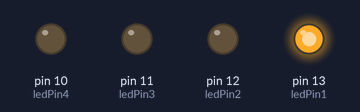
The sketch below on a simulated Arduino Uno, built with avr-gcc and run on an emulated ATmega328P. Parts: output pins drawn as LEDs (lit = HIGH).

Above: at 0.5 s.
At 2.5 s:
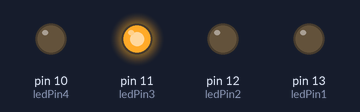
At 4.0 s:
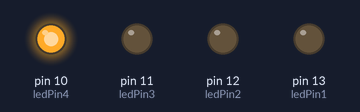
At 9.5 s:
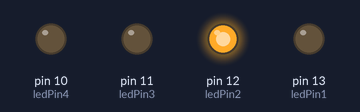
Timing chart, 0 to 10.4 s (numbered marks = the images above):
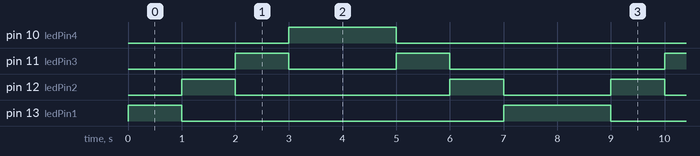

The sketch:

led_pattern1.ino
```cpp
int ledPin1 = 13;
int ledPin2 = 12;
int ledPin3 = 11;
int ledPin4 = 10;

void setup() {
  pinMode(ledPin1 , OUTPUT);
  pinMode(ledPin2 , OUTPUT);
  pinMode(ledPin3 , OUTPUT);
  pinMode(ledPin4 , OUTPUT);
}

void loop() {
    //// ascending pattern/////
    digitalWrite(ledPin1, HIGH);
    delay(1000);
    digitalWrite(ledPin1,LOW) ;
    //////////
     digitalWrite(ledPin2, HIGH);
    delay(1000);
    digitalWrite(ledPin2,LOW) ;
    //////////
     digitalWrite(ledPin3, HIGH);
    delay(1000);
    digitalWrite(ledPin3,LOW) ;
    //////////
     digitalWrite(ledPin4, HIGH);
    delay(1000);
    digitalWrite(ledPin4,LOW) ;
    //////descending pattern///////
    digitalWrite(ledPin4, HIGH);
    delay(1000);
    digitalWrite(ledPin4,LOW) ;
    ////////
    digitalWrite(ledPin3, HIGH);
    delay(1000);
    digitalWrite(ledPin3,LOW) ;
    ////////
    digitalWrite(ledPin2, HIGH);
    delay(1000);
    digitalWrite(ledPin2,LOW) ;
    //////////
    digitalWrite(ledPin1, HIGH);
    delay(1000);
    digitalWrite(ledPin1,LOW) ;
}
```

Measured:
- by itself, pin 10 (ledPin4): alternates HIGH for 2.0 s and LOW for 6.0 s
- by itself, pin 11 (ledPin3): repeats every 8.0 s: LOW 2.0 s, HIGH 1.0 s, LOW 4.0 s, HIGH 1.0 s
- by itself, pin 12 (ledPin2): repeats every 8.0 s: LOW 4.0 s, HIGH 1.0 s, LOW 2.0 s, HIGH 1.0 s
- by itself, pin 13 (ledPin1): repeats every 8.0 s: LOW 6.0 s, HIGH 2.0 s
